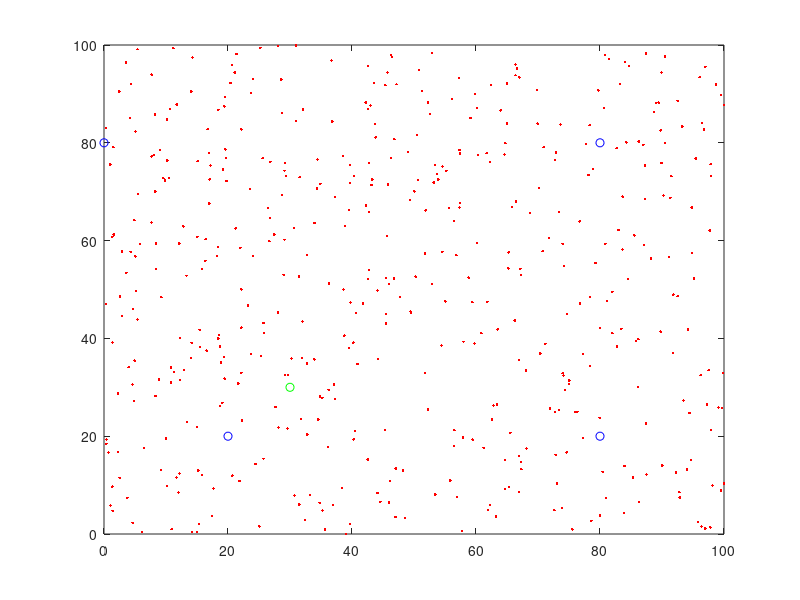

Recreate this plot in MATLAB.
clear; clc;
% close all;

%Define then World
world_size = 100.0;
landmarks  = [[20.0; 20.0], [0.0; 80.0], [80.0; 80.0], [80.0; 20.0]];
nLandmarks = size(landmarks,2);
%Define robot
Z=[30;30; 0];%[world_size*rand;world_size*rand;2*pi*rand];
Zdist=zeros(1,nLandmarks);
for j=1:nLandmarks
    dx = (Z(1) - landmarks(1,j));
    dy = (Z(2) - landmarks(2,j));
    Zdist(j) = sqrt(dx*dx+dy*dy);
end

%Particles
N=500;
p=[world_size*rand(1,N);world_size*rand(1,N);2*pi*rand(1,N)];

%Move particles
turn=.1;
forward=.01;
forward_noise_std=.1;

for j=1:N
% - turns a particle (add random uniform distributed noise in interval
% 0-2*pi)
p(3,j) = mod(p(3,j) + turn + 2*pi*rand,2*pi);
% - moves a particle forward in the current direction add gaussin noise with
%  std = forward_noise_std
dist = forward + forward_noise_std*randn;
p(1,j) = mod(p(1,j) + cos(p(3,j))*dist,world_size);
p(2,j) = mod(p(2,j) + sin(p(3,j))*dist,world_size);
end

%Resample
%Calculates how likely a measurement should be
sense_noise=20;
w=zeros(1,N);
for k=1:N
    prob = 1.0;
    for j=1:nLandmarks
        dx = (p(1, k) - landmarks(1,j));
        dy = (p(2, k) - landmarks(2,j));
        dist = sqrt(dx*dx+dy*dy);
        prob = prob*(1/sqrt(2*pi*sense_noise^2))*exp(-(dist-Zdist(j))^2/(2*sense_noise^2));
    end
    w(k) = prob;
end
alfa=w/sum(w);

ca=cumsum(alfa);
np=zeros(3,N)
for k=1:N
   s = rand;
   m=1;
   while s>ca(m)
       m=m+1;
   end
   np(:,k) = p(:,m);
end

%Draw the world
figure(2)
plot(landmarks(1,:), landmarks(2,:), 'ob', Z(1,:),Z(2,:),'og', p(1,:),p(2,:),'.r');
axis([0 world_size 0 world_size]);